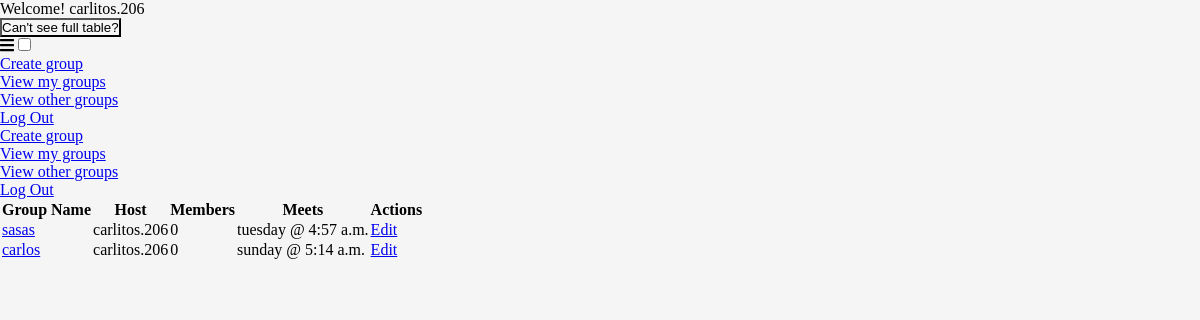
The app's page /dashboard (signed in), older data.
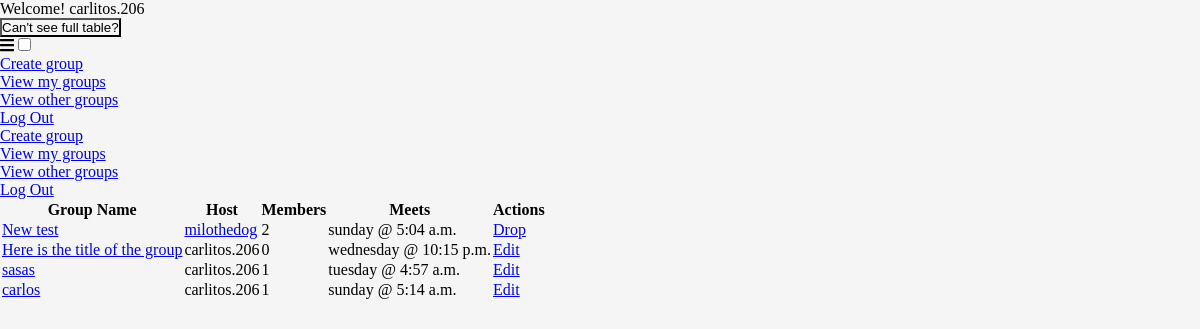
The same page, newer data.
### musicAPP/models.py (models this page shows)
class Group(models.Model):
    name = models.CharField(max_length=255)
    genre = models.CharField(max_length=255)
    desc = models.TextField()
    rules = models.TextField()
    owner = models.ForeignKey(Users, related_name = 'group_leader', on_delete=models.CASCADE)
    joined = models.ManyToManyField(Users, related_name='members')
    day = models.CharField(max_length=255)
    time=models.TimeField()
    created_at = models.DateTimeField(auto_now_add=True)
    updated_at = models.DateTimeField(auto_now=True)
    objects = GroupManager()

class Users(models.Model):
    first_name=models.CharField(max_length=255)
    last_name=models.CharField(max_length=255)
    email=models.CharField(max_length=255)
    gender=models.CharField(max_length=255)
    username=models.CharField(max_length=255)
    password=models.CharField(max_length=255)
    profile_pic=models.FileField()
    created_at=models.DateTimeField(auto_now_add=True)
    updated_at=models.DateTimeField(auto_now=True)
    objects=UserManager()

### musicAPP/views.py (the view)
# urls.py: path('dashboard', views.dashboard),
def dashboard(request):
    if 'user_id' in request.session:
        this_user=Users.objects.filter(id=request.session['user_id'])
        newest_group = Group.objects.filter(owner=this_user[0])
        context = {
        'user': this_user[0],
        'this_group': Group.objects.filter(owner=this_user[0]).order_by('-updated_at'),
        'group_added': Group.objects.filter(joined=this_user[0]).order_by('-updated_at')
    }
        return render(request, 'dashboard.html', context)
    else:
        return redirect('/')

### musicAPP/templates/dashboard.html (shortened to what this page needs)
<!DOCTYPE html>
<html lang="en">
<head>
    {% load static %}
    <link rel="stylesheet" href="https://unpkg.com/purecss@2.0.6/build/pure-min.css">
    <link rel="stylesheet" href="{% static 'css/dashboard.css' %}">
</head>
<body>
    <div class="wrapper">
        <div id="title">Welcome! {{user.username}}</div>
    <div id="drag"><button id="instructionBtn">Can't see full table?</button></div>
        <div  id="skip-big" class="new-menu">
            <label for="toggle">
                <i class="fas fa-bars hamburger"></i>
            </label>
            <input type="checkbox" id="toggle" name="toggle">
                <nav class="navigation--responsive">
                    <ul>
                        <li>
                            <a href="/new" class="pure-menu-link">Create group</a>
                        </li>
                        <li>
                            <a href="/myGroups" class="pure-menu-link">View my groups</a>
                        </li>
                        <li>
                            <a href="/allGroups" class="pure-menu-link">View other groups</a>
                        </li>
                        <li>
                            <a href="/logout" class="pure-menu-link">Log Out</a>
                        </li>
                    </ul>
                </nav>
        </div>
        <div  id="skip-mobile" class="pure-menu pure-menu-horizontal" id="main_table">
            <div id="navBar">
                <ul class="pure-menu-list">
                    <li class="pure-menu-item">
                        <a href="/new" class="pure-menu-link">Create group</a>
                    </li>
                    <li class="pure-menu-item">
                        <a href="/myGroups" class="pure-menu-link">View my groups</a>
                    </li>
                    <li class="pure-menu-item">
                        <a href="/allGroups" class="pure-menu-link">View other groups</a>
                    </li>
                    <li class="pure-menu-item">
                        <a href="/logout" class="pure-menu-link" id="log-out">Log Out</a>
                    </li>
                </ul>
            </div>
        </div>
        <div id="main-table">
            <table class=" pure-table pure-table-striped" id="tableData">
                <thead>
                    <tr>
                        <th>Group Name</th>
                        <th>Host</th>
                        <th>Members</th>
                        <th>Meets</th>
                        <th>Actions</th>
                    </tr>
                </thead>
                <tbody>
                    {% for group in group_added%}
                        <tr>
                            <td id="group-name"><a href="/group_chat/{{group.id}}">{{group.name}} </td>
                            <td><a href="/users_groups/{{group.owner.id}}">{{group.owner.username}}</a></td>
                            <td>{{group.joined.all.count}}</td>
                            <td>{{group.day}} @ {{group.time}}</td>
                            <td ><a href="/drop/{{group.id}}">Drop</a></td>
                        </tr>
                    {% endfor %}
                    {% for group in this_group %}
                    <tr>
                        <td><a href="/group_chat/{{group.id}}">{{group.name}}</a></td>
                        <td>{{group.owner.username}}</td>
                        <td>{{group.joined.all.count}}</td>
                        <td>{{group.day}} @ {{group.time}}</td>
                        <td><a href="edit/{{group.id}}">Edit</a></td>
                    </tr>
                    {% endfor %}
                </tbody>
            </table>
        </div>
    </div>
</body>
</html>

Row changes from the older to the newer data that the page shows:
now on this page (row unchanged): Group: name "New test", owner.username "milothedog", joined.all.count "2", day "sunday", time "5:04 a.m."
added Group: name "Here is the title of the group", owner.username "carlitos.206", joined.all.count "0", day "wednesday", time "10:15 p.m."
computed for Group "sasas": joined.all.count "0" → "1"
computed for Group "carlos": joined.all.count "0" → "1"
